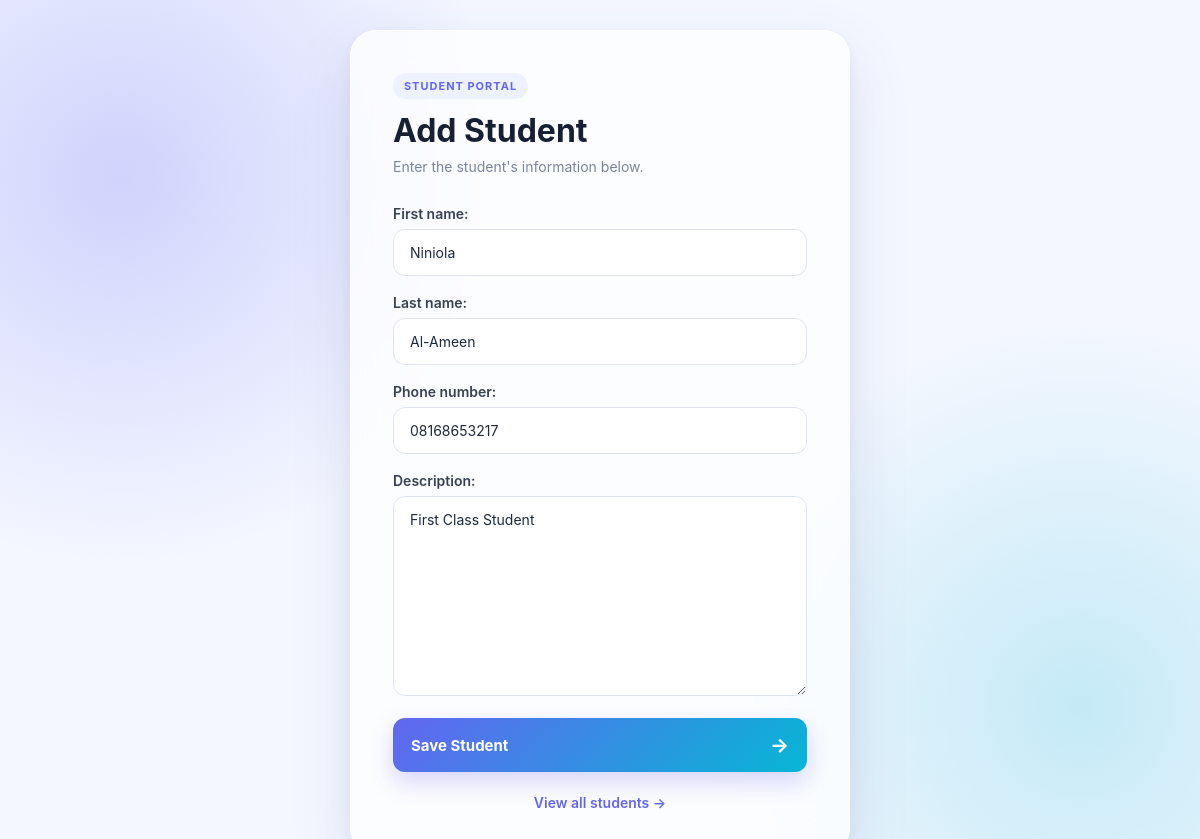
Page /students/2/edit/ (signed in) on the committed database.
### projectapp/models.py (models this page shows, shortened)
class Student(models.Model):
    first_name = models.CharField(max_length=100)
    last_name = models.CharField(max_length=100)
    phone_number = models.CharField(max_length=20)
    description = models.TextField(blank=True)

### projectapp/views.py (the view)
# urls.py: path("students/<int:id>/edit/", views.student_update, name="student_update"),
@login_required(login_url="login")
def student_update(request, id):
    student = get_object_or_404(Student, id=id)
    if request.method == "POST":
        form = StudentForm(request.POST, instance=student)
        if form.is_valid():
            form.save()
            return redirect("student_list")
    else:
        form = StudentForm(instance=student)
    return render(request, "students/student_form.html", {
        "form": form
    })

### projectapp/forms.py
class StudentForm(forms.ModelForm):
    class Meta:
        model = Student
        fields = ["first_name", "last_name", "phone_number", "description"]

### templates/students/student_form.html (shortened to what this page needs)
<!DOCTYPE html>
<html lang="en">
<head>
</head>
<body>
  <body>
    <div class="form-wrapper">
        <div class="form-header">
            <span class="badge">STUDENT PORTAL</span>
            <h1>Add Student</h1>
            <p>Enter the student's information below.</p>
        </div>
        <form method="POST">
            {{ form.as_p }}
            <button type="submit">
                Save Student
                <span>→</span>
            </button>
        </form>
        <a class="view-link" href="{% url 'student_list' %}">
            View all students →
        </a>
    </div>
</body>
</body>
</html>

### templates/students/student_form.html (style rules this page uses)
* { margin: 0; padding: 0; box-sizing: border-box; }
body { min-height: 100vh; display: flex; justify-content: center; align-items: center; padding: 30px; font-family: "Inter", "Segoe UI", sans-serif; background: radial-gradient(circle at 10% 20%, rgba(99, 102, 241, 0.25), transparent 30%), radial-gradient(circle at 90% 80%, rgba(6, 182, 212, 0.2), transparent 30%), #f4f7ff; }
.form-wrapper { width: 100%; max-width: 500px; padding: 42px; background: rgba(255, 255, 255, 0.75); backdrop-filter: blur(20px); -webkit-backdrop-filter: blur(20px); border: 1px solid rgba(255, 255, 255, 0.9); border-radius: 26px; box-shadow: 0 25px 60px rgba(71, 85, 150, 0.15), 0 5px 15px rgba(71, 85, 150, 0.06); }
.form-header { margin-bottom: 30px; }
.badge { display: inline-block; margin-bottom: 12px; padding: 6px 11px; border-radius: 20px; background: #eef2ff; color: #6366f1; font-size: 11px; font-weight: 700; letter-spacing: 1px; }
h1 { color: #172033; font-size: 32px; font-weight: 750; margin-bottom: 8px; }
.form-header p { color: #7b8499; font-size: 14px; }
form p { margin-bottom: 18px; }
form label { display: block; margin-bottom: 7px; color: #374151; font-size: 14px; font-weight: 600; }
input, textarea, select { width: 100%; padding: 14px 16px; border: 1.5px solid #dfe4ef; border-radius: 12px; background: rgba(255, 255, 255, 0.9); color: #1e293b; font-family: inherit; font-size: 14px; outline: none; transition: 0.25s ease; }
textarea { min-height: 110px; resize: vertical; }
input::placeholder, textarea::placeholder { color: #a3acbd; }
button { width: 100%; margin-top: 5px; padding: 15px 18px; display: flex; align-items: center; justify-content: space-between; border: none; border-radius: 12px; background: linear-gradient( 135deg, #6366f1, #06b6d4 ); color: white; font-family: inherit; font-size: 15px; font-weight: 650; cursor: pointer; box-shadow: 0 10px 25px rgba(79, 70, 229, 0.22); transition: 0.25s ease; }
button span { font-size: 20px; transition: 0.25s ease; }
.view-link { display: block; margin-top: 22px; text-align: center; color: #6366f1; font-size: 14px; font-weight: 600; text-decoration: none; transition: 0.2s ease; }

### rows in the picture
Student: first_name "Niniola", last_name "Al-Ameen", phone_number "08168653217", description "First Class Student"
